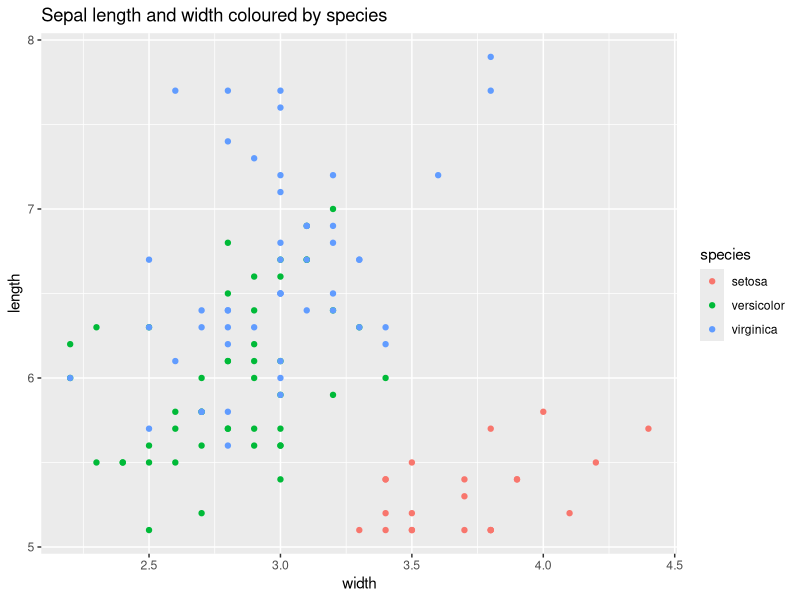

The R script that drew this image:
library(dplyr)
library(ggplot2)

raw_data <- iris

select_columns <- function(d, cols) {
  d[,cols]
}

data <- select_columns(raw_data, c("Species", "Sepal.Length", "Sepal.Width"))
colnames(data) <- c("species", "length", "width")

data %>%
  filter(length > 5) %>%
  ggplot(aes(x = width, y = length, color = species)) +
  geom_point() +
  ggtitle("Sepal length and width coloured by species")
